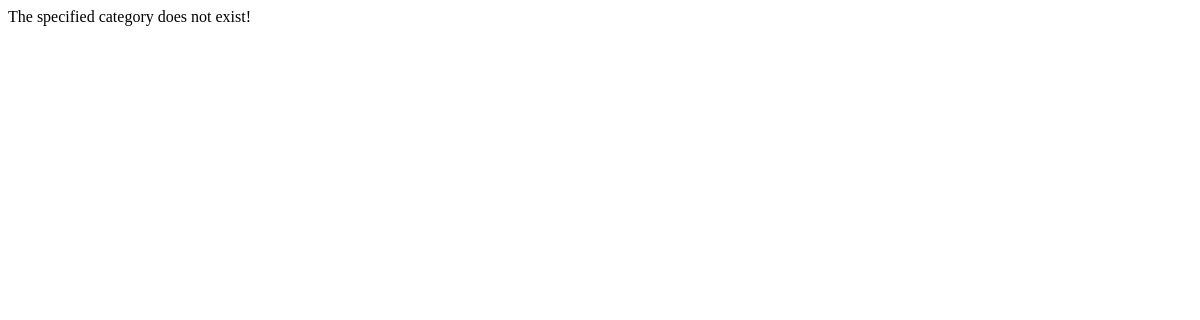
Before: /rango/category/python with the older database file.
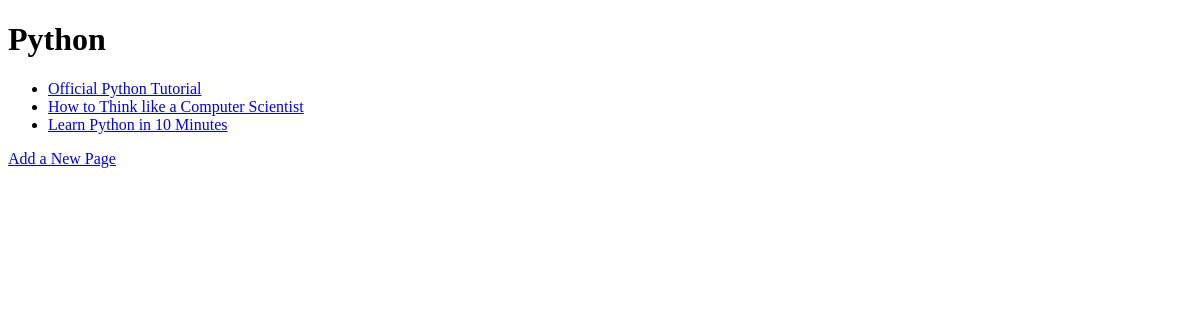
After: the same page with the newer database file.
### rango/models.py (models this page shows, shortened)
class Category(models.Model):
        name = models.CharField(max_length=128, unique=True)
        views = models.IntegerField(default=0)
        likes = models.IntegerField(default=0)
        slug = models.SlugField()

class Page(models.Model):
    category = models.ForeignKey(Category)
    title = models.CharField(max_length=128)
    url = models.URLField()
    views = models.IntegerField(default=0)

### rango/views.py (the view)
# urls.py: url(r'^category/(?P<category_name_slug>\w+)$', views.category, name='category'),
def category(request, category_name_slug):
    context_dict = {}
    try:
        category = Category.objects.get(slug=category_name_slug)
        context_dict['category_name'] = category.name
        pages = Page.objects.filter(category=category)
        context_dict['pages'] = pages
        context_dict['category'] = category
        context_dict['category_name_slug'] = category_name_slug
    except Category.DoesNotExist:
        pass
    return render(request, 'rango/category.html', context_dict)

### templates/rango/category.html (shortened to what this page needs)
<!DOCTYPE html>
<html>
    <head>
    </head>
    <body>
        {% if category %}
        <h1>{{ category_name }}</h1>
            {% if pages %}
            <ul>
                {% for page in pages %}
                <li><a href="{{ page.url }}">{{ page.title }}</a></li>
                {% endfor %}
            </ul>
            {% else %}
                <strong>No pages currently in category.</strong>
            {% endif %}
		<a href="/rango/category/{{ category.slug }}/add_page/">Add a New Page</a><br />
        {% else %}
            The specified category {{ category_name }} does not exist!
        {% endif %}
    </body>
</html>

Changed rows visible on the page:
now on this page (row edited): Category: name "Python"
changed Category: slug empty → "python" (drawn)
now on this page (row unchanged): Page: title "Official Python Tutorial"
now on this page (row unchanged): Page: title "How to Think like a Computer Scientist"
now on this page (row unchanged): Page: title "Learn Python in 10 Minutes"
Other visible differences:
text no longer shown: "The specified category does not exist!"
text now shown: "Add a New Page"
